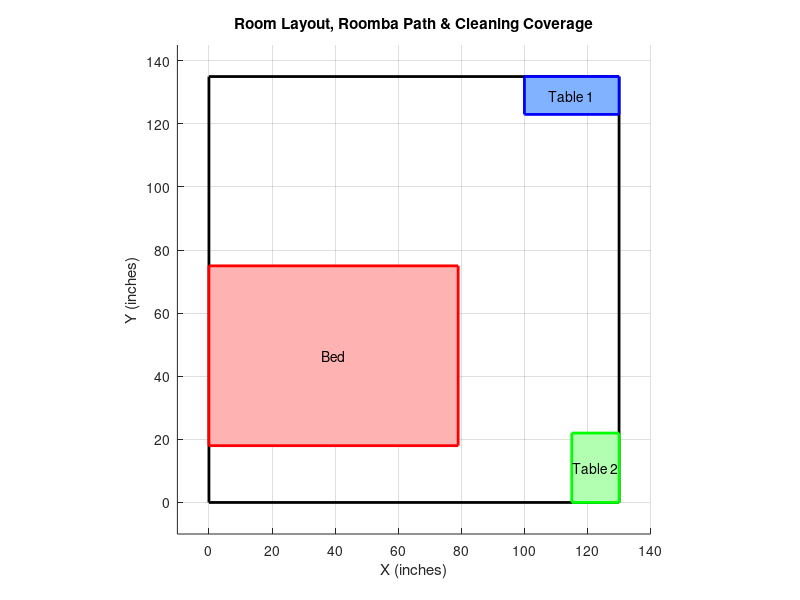

Source code (MATLAB): (Note: this script raises an error after producing the figure.)
clc; clear; close all;

%% Parameters and Setup
room_width = 130;
room_height = 135;
roomba_radius = 5;
speed = 6;
dt = 0.05;
step_size = speed * dt;
max_sim_time = 600;  % seconds

% Obstacles
table1 = [100, 123, 30, 12];
table2 = [115, 0, 15, 22];
bed    = [0, 18, 79, 57];

% Prepare figure and draw room and obstacles
figure; hold on; axis equal;
xlim([-10, room_width+10]); ylim([-10, room_height+10]);
title('Room Layout, Roomba Path & Cleaning Coverage');
xlabel('X (inches)'); ylabel('Y (inches)');
grid on;
rectangle('Position',[0, 0, room_width, room_height], 'EdgeColor','k','LineWidth',2);
rectangle('Position', table1, 'EdgeColor','b','FaceColor',[0.5 0.7 1],'LineWidth',2);
text(table1(1)+table1(3)/2, table1(2)+table1(4)/2, 'Table 1', 'HorizontalAlignment','center');
rectangle('Position', table2, 'EdgeColor','g','FaceColor',[0.7 1 0.7],'LineWidth',2);
text(table2(1)+table2(3)/2, table2(2)+table2(4)/2, 'Table 2', 'HorizontalAlignment','center');
rectangle('Position', bed, 'EdgeColor','r','FaceColor',[1 0.7 0.7],'LineWidth',2);
text(bed(1)+bed(3)/2, bed(2)+bed(4)/2, 'Bed', 'HorizontalAlignment','center');

% Cleaning coverage grid setup (1-inch resolution)
[xGrid, yGrid] = meshgrid(0:room_width, 0:room_height);
freeMask = true(size(xGrid));
freeMask( xGrid >= bed(1)   & xGrid <= (bed(1)+bed(3))   & ...
          yGrid >= bed(2)   & yGrid <= (bed(2)+bed(4)) ) = false;
freeMask( xGrid >= table1(1)& xGrid <= (table1(1)+table1(3)) & ...
          yGrid >= table1(2)& yGrid <= (table1(2)+table1(4)) ) = false;
freeMask( xGrid >= table2(1)& xGrid <= (table2(1)+table2(3)) & ...
          yGrid >= table2(2)& yGrid <= (table2(2)+table2(4)) ) = false;
cleaned = false(size(xGrid));
total_free_cells = sum(freeMask(:));

% Roomba initial conditions and path storage
roomba_pos = [5, 5];
trail_x = roomba_pos(1);
trail_y = roomba_pos(2);
sim_time = 0;

%% Offline Simulation Loop (Sweeping Pattern)
sweep_direction = 1;  % 1: moving right, -1: moving left
row_spacing = 6;      % vertical step (inches)
current_row = roomba_pos(2);

while sim_time < max_sim_time
    mask_circle = ((xGrid - roomba_pos(1)).^2 + (yGrid - roomba_pos(2)).^2) <= roomba_radius^2;
    cleaned = cleaned | (mask_circle & freeMask);
    percent_coverage = (sum(cleaned(:)) / total_free_cells) * 100;
    if percent_coverage >= 100
        break;
    end
    
    new_pos = roomba_pos + [step_size * sweep_direction, 0];
    
    if new_pos(1) <= 0 || new_pos(1) >= room_width
        current_row = current_row + row_spacing;
        if current_row > room_height
            break;
        end
        roomba_pos = [roomba_pos(1), current_row];
        sweep_direction = -sweep_direction;
    else
        if isInsideObstacle(new_pos, bed) || isInsideObstacle(new_pos, table1) || isInsideObstacle(new_pos, table2)
            current_row = current_row + row_spacing;
            if current_row > room_height
                break;
            end
            roomba_pos = [roomba_pos(1), current_row];
            sweep_direction = -sweep_direction;
        else
            roomba_pos = new_pos;
        end
    end
    
    trail_x(end+1) = roomba_pos(1);
    trail_y(end+1) = roomba_pos(2);
    sim_time = sim_time + dt;
end

%% Final Plot
plot(trail_x, trail_y, 'r-', 'LineWidth', 1);
plot(roomba_pos(1), roomba_pos(2), 'ro', 'MarkerSize', 10, 'MarkerFaceColor', 'r');
final_coverage_text = sprintf('Coverage: %.2f%%', percent_coverage);
text(5, room_height+5, final_coverage_text, 'FontSize', 12, 'Color', 'k', 'BackgroundColor', 'w');

%% Function: Check if a Position is Inside an Obstacle
function inside = isInsideObstacle(pos, obstacle)
    inside = pos(1) >= obstacle(1) && pos(1) <= (obstacle(1)+obstacle(3)) && ...
             pos(2) >= obstacle(2) && pos(2) <= (obstacle(2)+obstacle(4));
end
